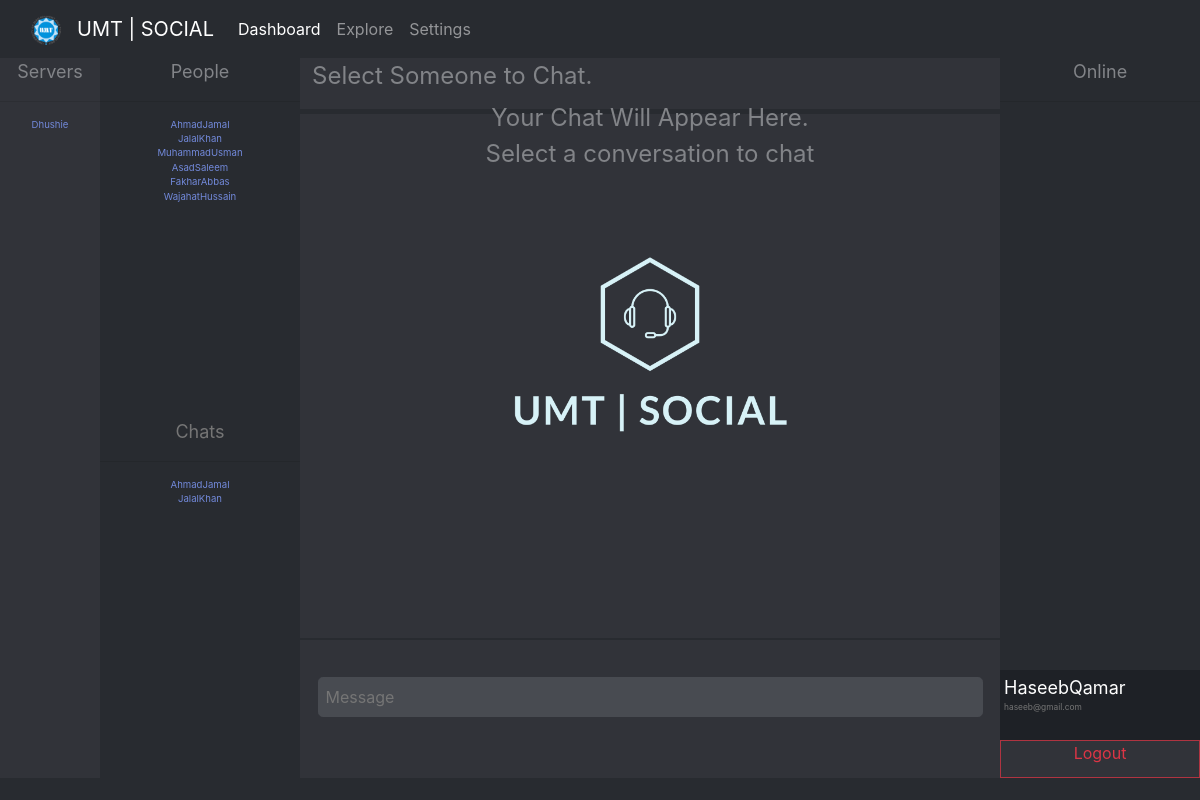
/dashboard.php (signed in), run on an earlier commit of the app's database.
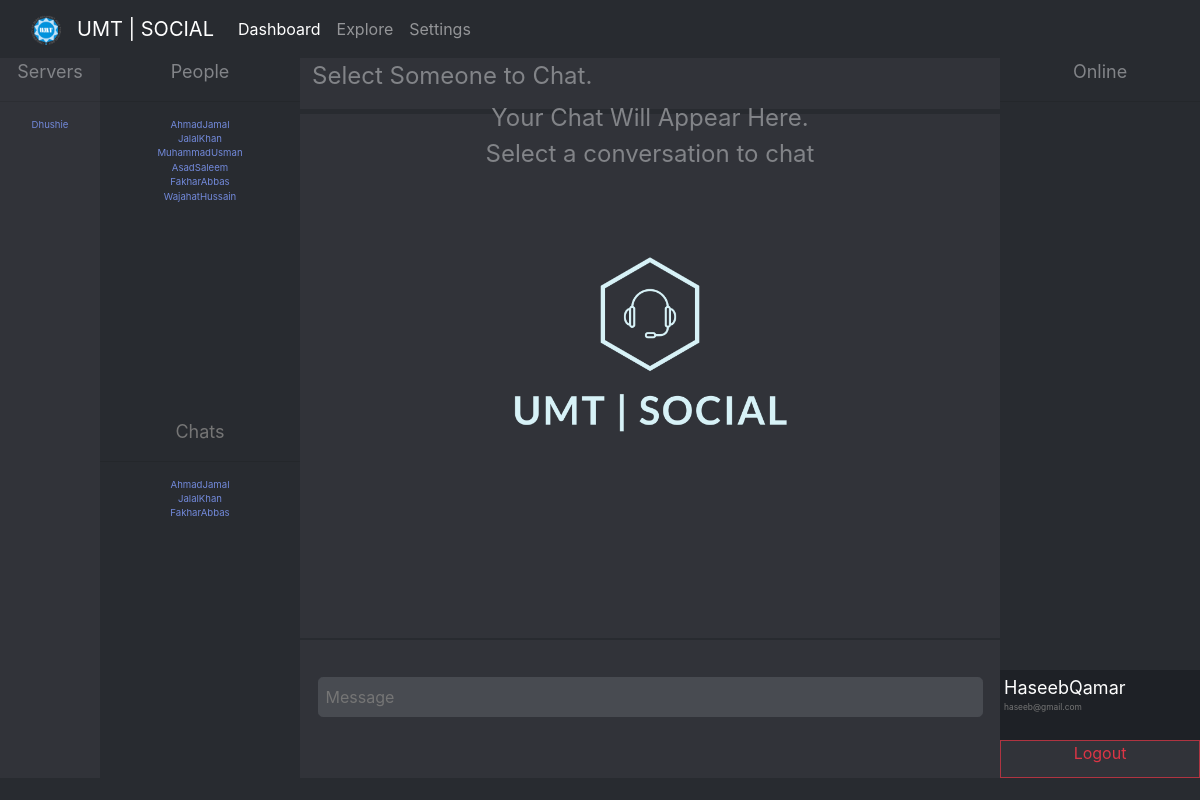
And on a later commit of the database.
### tables this page shows
CREATE TABLE `server_members` (
  `s_members_id` int(11) NOT NULL,
  `server_id` int(50) NOT NULL,
  `server_name` varchar(50) NOT NULL,
  `user_id` varchar(50) NOT NULL
);

CREATE TABLE `users` (
  `uid` int(11) NOT NULL,
  `username` varchar(20) NOT NULL,
  `email` varchar(50) NOT NULL,
  `password` varchar(20) NOT NULL,
  `avatar` varchar(100) NOT NULL DEFAULT '0',
  `status` int(12) NOT NULL DEFAULT '0'
);

CREATE TABLE `chat` (
  `c_id` int(11) NOT NULL,
  `user1_email` varchar(50) NOT NULL,
  `user2_email` varchar(50) NOT NULL,
  `user_name1` varchar(30) NOT NULL,
  `user_name2` varchar(30) NOT NULL
);

### dashboard.php (the view, shortened to what the changed rows need)
<?php session_start();
include "connection.php";
?>
<!DOCTYPE html>
<html lang="en" dir="ltr">
  <head>
    <link rel="stylesheet" href="css/bootstrap.css">
    <link rel="stylesheet" href="dashboard.css">
  </head>
  <body onload="test()">
    <div class="container-fluid">
      <div class="row">
        <div class="col-sm-1" id="bs_server_col">
          <div class="servers text-center">
            <?php
            $query = "SELECT * FROM server_members WHERE user_id='".$_SESSION['user']."'";
            $getservermembers = mysqli_query($conn, $query) or die($conn->error);
            while ($row = mysqli_fetch_assoc($getservermembers)) {
            echo "<div id='servers' class='themedtextdark'><a href='dashboard.php?server_convo=".$row['server_id']."&server_name=".$row['server_name']."'>".$row['server_name']."</a></div>";
            }
             ?>
          </div>
        </div>
        <div class="col-sm-2" id="bs_server_col">
        <div class="onlinecol text-center">
        <?php
        $sql = "SELECT username,email FROM users";
        $result = mysqli_query($conn, $sql);
        while ($row = mysqli_fetch_assoc($result) ) {
          if ($row['email'] == $_SESSION['user']) {
            continue;
          }
          echo "<div class='themedtextdark'>
          <a href='script_startchat.php?usermail=".$row['email']."&username=".$row['username']."'>
          ".$row['username']."
          </a>
          </div>";
        }
        ?>
        </div>
        <div class="userchats text-center">
          <?php
          $sql = "SELECT * FROM chat WHERE user1_email = '".$_SESSION['user']."' OR user2_email = '".$_SESSION['user']."' ";
          $result = mysqli_query($conn, $sql);
          while ($row = mysqli_fetch_assoc($result)) {
            if ($row['user1_email'] == $_SESSION['user']) {
              echo "<div class='themedtextdark'><a href='dashboard.php?convo=".$row['c_id']."&person=".$row['user_name2']."'>".$row['user_name2']."</a></div>";
            }
            if ($row['user2_email'] == $_SESSION['user']) {
              echo "<div class='themedtextdark'><a href='dashboard.php?convo=".$row['c_id']."&person=".$row['user_name1']."'>".$row['user_name1']."</a></div>";
            }
          }
          ?>
        </div>
        </div>
      </div>
    </div>
  </body>
</html>

What changed in the data, as far as the page shows it:
added chat: user_name1 "FakharAbbas"
